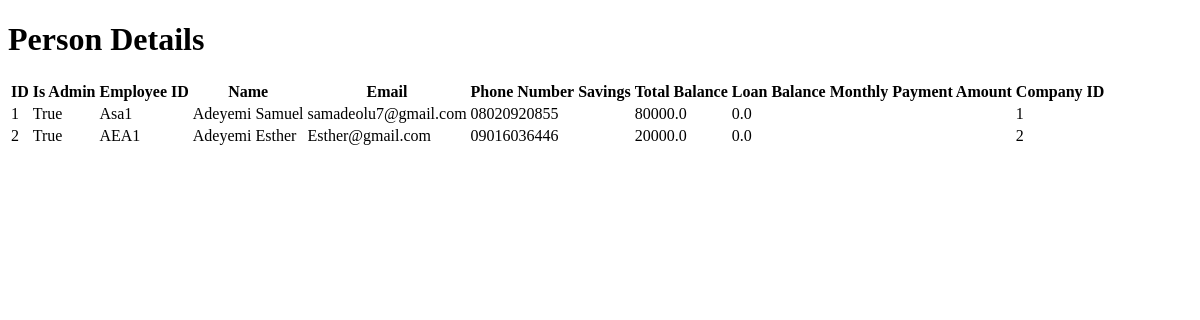
Before: /persons with the older database file.
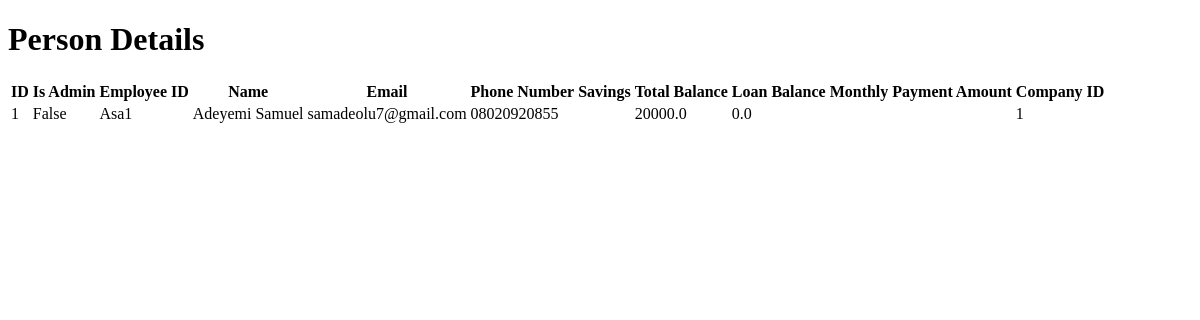
After: the same page with the newer database file.
### models.py (models this page shows, shortened)
class Person(db.Model):
    __tablename__ = 'persons'
    id = db.Column(db.Integer, primary_key=True)
    company_id = db.Column(db.Integer, db.ForeignKey('companies.id'))
    is_admin = db.Column(db.Boolean, default=False)
    employee_id = db.Column(db.String, nullable=False)
    name = db.Column(db.String(100), nullable=False)
    email = db.Column(db.String)
    phone_no = db.Column(db.String)
    total_balance = db.Column(db.Float, default=0.0)
    loan_balance = db.Column(db.Float, default=0.0)
    loans = db.relationship('Loan', backref='person_loans')
    payments_made = db.relationship('Payment', backref='payer', lazy=True)

### app.py (the view)
@app.route('/persons', methods=['GET'])
def get_persons():
    persons = Person.query.all()
    return render_template('person.html', persons=persons)

### templates/person.html (shortened to what this page needs)
<!DOCTYPE html>
<html>
<head>
</head>
<body>
    <h1>Person Details</h1>
    <table>
        <tr>
            <th>ID</th>
            <th>Is Admin</th>
            <th>Employee ID</th>
            <th>Name</th>
            <th>Email</th>
            <th>Phone Number</th>
            <th>Savings</th>
            <th>Total Balance</th>
            <th>Loan Balance</th>
            <th>Monthly Payment Amount</th>
            <th>Company ID</th>
        </tr>
        {%for person in persons%}
        <tr>
            <td>{{ person.id }}</td>
            <td>{{ person.is_admin }}</td>
            <td>{{ person.employee_id }}</td>
            <td>{{ person.name }}</td>
            <td>{{ person.email }}</td>
            <td>{{ person.phone_no }}</td>
            <td>{{ person.savings }}</td>
            <td>{{ person.total_balance }}</td>
            <td>{{ person.loan_balance }}</td>
            <td>{{ person.monthly_payment_amount }}</td>
            <td>{{ person.company_id }}</td>
        </tr>
        {%endfor%}
    </table>
</body>
</html>

Changed rows visible on the page:
removed Person: id "2", is_admin "True", employee_id "AEA1", name "Adeyemi Esther", email "Esther@gmail.com", phone_no "09016036446", total_balance "20000.0", loan_balance "0.0", company_id "2"
changed Person "Asa1": is_admin "True" → "False"; total_balance "80000.0" → "20000.0"
